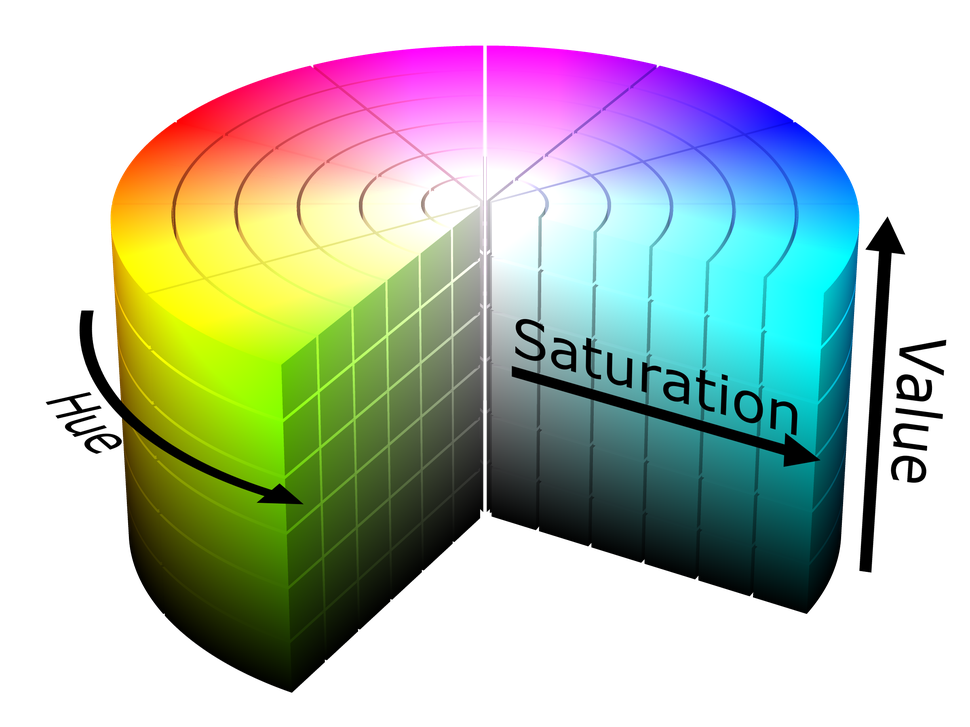
#> input picture lesson06/images/HSVcylinder.png, 970 x 727 px, shrunk from 2400 x 1800 before the run
$ python -i image_manipulations.py   (imports and definitions only)   (older library calls are emulated)
#> lines starting #> are read from the running program, lines starting #| are printed output that depends on the picture
#> further down, picture is the input picture: PIL image 970x727 RGBA; mean R, G, B, A 67.8, 76.1, 65.6, 138.3
import numpy as np
import PIL.Image as Image
import matplotlib.pyplot as plt
# we won't use these packages directly, but the function that picks colors will
import scipy
import scipy.misc
import scipy.cluster
# If you haven't yet, you may need to install scipy
#!conda install -c anaconda scipy


# [94 lines left out: functions my_boolean_mask, color_components, quantizetopalette, not called in this run]


def convert_image(image, ncolors = 8):
    # refs:
    # [1]: https://stackoverflow.com/questions/3241929/python-find-dominant-most-common-color-in-an-image
#> called with ncolors = 8
    image = image.convert('RGB') # can't use alpha channel
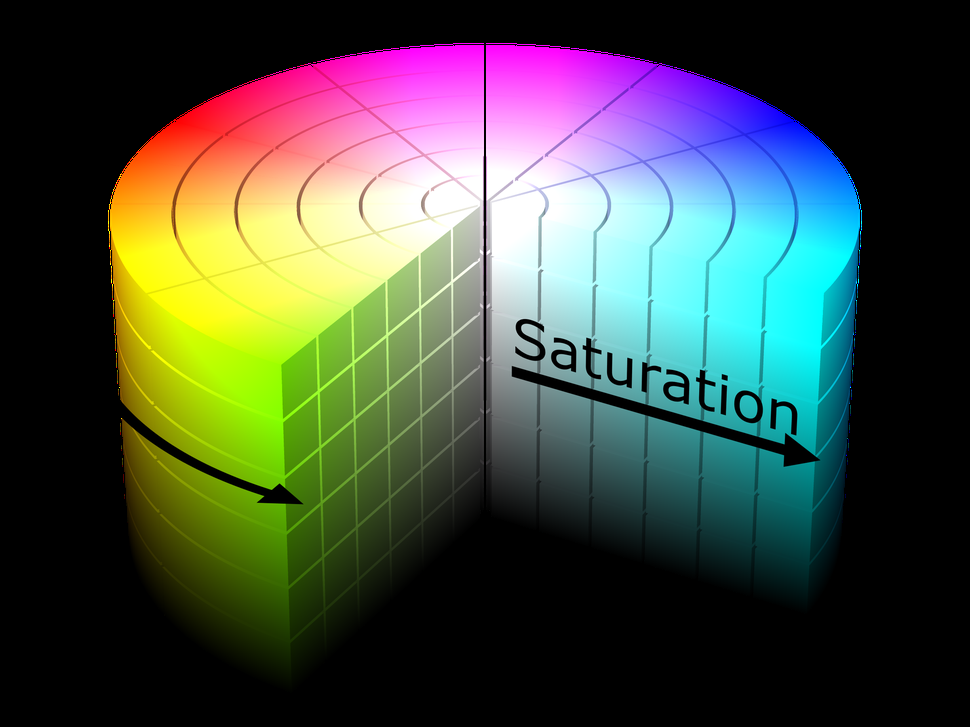
#> image: PIL image 970x727 RGB; mean R, G, B 67.8, 76.1, 65.6
    NUM_CLUSTERS = ncolors # unnecessary re-naming

    ar = np.array(image) # to data

    shape = ar.shape
#> shape = (727, 970, 3)
    ar = ar.reshape(np.product(shape[:2]), shape[2]).astype(float)

    print('finding ' + str(ncolors) + ' most common colors.  Note, if "ncolors" is large, this can take a while...')
    codes, dist = scipy.cluster.vq.kmeans(ar, NUM_CLUSTERS)
#> codes = [[64.89, 193.1, 232.2], [230.8, 227.2, 49.14], [131.6, 150.5, 48.08], [1.65, 2.65, 1.31], [222.3, 227.8, 229.1], [228, 68.54, 216.3], [47.24, 86.9, 62.65]]; dist = 34.17
    print('Done finding colors! cluster centres in RGB (in no particular order):')
    for c in codes:
        print( ( int(round(c[0])), int(round(c[1])), int(round(c[2])) ) )
#> this loop made 7 passes
#| (65, 193, 232)
#| (231, 227, 49)
#| (132, 151, 48)
#| (2, 3, 1)
#| (222, 228, 229)
#| (228, 69, 216)
#| (47, 87, 63)

    vecs, dist = scipy.cluster.vq.vq(ar, codes)         # assign codes
    counts, bins = np.histogram(vecs, len(codes))    # count occurrences
#> counts = [59674, 45264, 51368, 376417, 62571, 38804, 71092]; bins = [0, 0.857, 1.71, 2.57, 3.43, 4.29, 5.14, 6]

    # into a 256 palette, integer types
#> (the run stopped early here; a loop or call above may not have finished)
